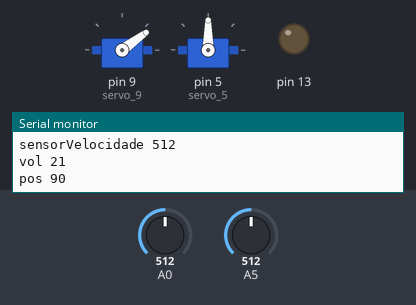
This sketch was run on a simulated Arduino Uno, built with avr-gcc and run on an emulated ATmega328P. Shown: 2 × servo, output pins drawn as LEDs (lit = HIGH), the last lines printed to the serial monitor. The inputs (shaded band) are chosen by the test bench; at power-on: A0 = 512, A5 = 512.

Above: at 4.6 s.
4.7 s: A0 set to 716
At 4.96 s:
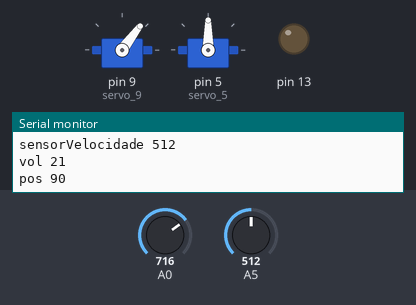
12.1 s: A0 set to 900
At 13.14 s:
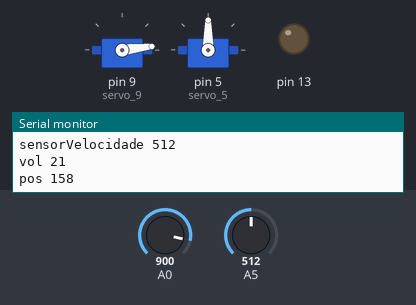
18.1 s: A0 set to 987
At 21.13 s:
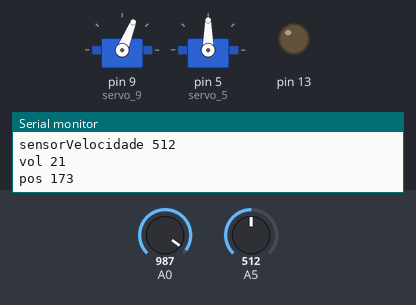
24.8 s: A0 set to 995
At 25.12 s:
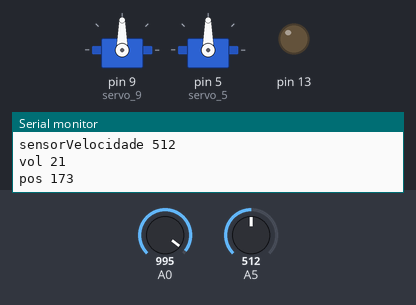
29.5 s: A5 set to 0
34.2 s: A0 set to 1023
Timing chart, 0 to 44.1 s (numbered marks = the images above; inputs shaded):
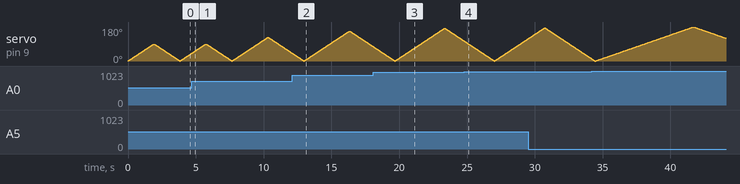

The sketch:

ventilador.ino
```cpp
#include <Servo.h>
#include <SoftwareSerial.h>

int pos = 0;
int vel = 0;
int sensorValue = 0;
int sensorVel = 0;
int i = 0;


Servo servo_9;
Servo servo_5;

void setup()
{
  servo_9.attach(9);
  servo_5.attach(5);
  pinMode(A0, INPUT);
  pinMode(13, OUTPUT);
  Serial.begin(9600);

}

void loop()
{

   sensorValue = analogRead(A0);
   sensorVel = analogRead(A5);
   pos = map(sensorValue,0,1023,0,180);
   vel = map(sensorVel,0,1023,40,2);

  Serial.print("sensorValue ");
  Serial.println(sensorValue);
  Serial.print("sensorVelocidade ");
  Serial.println(sensorVel);
  Serial.print("vol ");
  Serial.println(vel);
  Serial.print("pos ");
  Serial.println(pos);

  for (i = 0; i <= pos; i++) {

    // tell servo to go to position in variable 'pos'
    servo_9.write(i);
    // wait 15 ms for servo to reach the position
    delay(vel); // Wait for 15 millisecond(s)
  }
  for (i= pos; i >= 0; i --) {
    // tell servo to go to position in variable 'pos'
    servo_9.write(i);
    // wait 15 ms for servo to reach the position
    delay(vel); // Wait for 15 millisecond(s)
  }
}
```

Measured:
- the behaviour switches between 994 and 995 on A0 (found by bisection; images 3 and 4)
